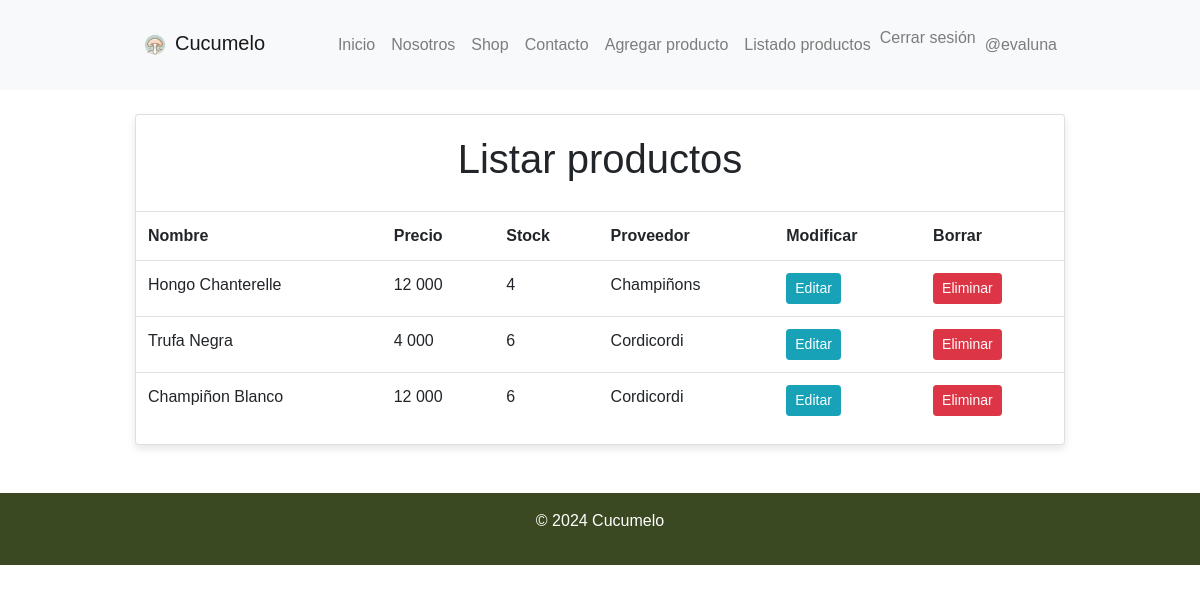
The app's page /listar-productos/ (signed in) with its own data.
### app/models.py (models this page shows, shortened)
class Producto (models.Model):
    nombre = models.CharField(max_length=50)
    precio = models.IntegerField()
    descripcion = models.TextField(max_length=100)
    imagen = models.ImageField(upload_to="productos", null=True)
    stock = models.IntegerField(default=0)
    proveedor = models.ForeignKey(Proveedor, on_delete=models.PROTECT)

class Proveedor (models.Model):
    nombre= models.CharField(max_length=50)
    def __str__(self):
        return  self.nombre

### app/views.py (the view)
# urls.py: path('listar-productos/', listar_productos, name="listar_productos"),
def listar_productos (request):
    productos = Producto.objects.all()
    data = {
        'productos': productos
    }
    return render (request, 'app/producto/listar.html', data)

### app/templates/app/producto/listar.html
{% extends 'app/base.html' %}
{% block contenido %}
{% load humanize %}
<div class="container mt-4">
  <div class="card">
    <div class="card-body">
      <h1 class="text-center">Listar productos</h1>
    </div>
    <table class="table table-stripped table-hover table-responsive-sm">
      <tr>
        <th>Nombre</th>
        <th>Precio</th>
        <th>Stock</th>
        <th>Proveedor</th>
        <th>Modificar</th>
        <th>Borrar</th>
      </tr>
      {% for p in productos %}
      <tr>
        <td>{{ p.nombre | title }}</td>
        <td>{{ p.precio | intcomma }}</td>
        <td>{{ p.stock | intcomma }}</td>
        <td>{{ p.proveedor | title }}</td>
        <td><a href="{% url 'modificar_producto' p.id %}" class= "btn btn-info btn-sm">Editar</a></td>
        <td><a href="{% url 'eliminar_producto' p.id %}" class= "btn btn-danger btn-sm">Eliminar</a></td>
      </tr>
      {% endfor %}
    </table>
  </div>
</div>
{% endblock %}

### app/templates/app/base.html (shortened to what this page needs)
<!DOCTYPE html>
<html lang="es">
  <head>
    {% load static %}
    <link
      href="https://stackpath.bootstrapcdn.com/bootstrap/4.5.2/css/bootstrap.min.css"
      rel="stylesheet"
    />
    <link rel="stylesheet" href="{% static 'app/css/style.css' %}" />
  </head>
  <body>
<nav class="navbar navbar-expand-lg navbar-light bg-light">
  <div class="container">
    <a class="navbar-brand" href="{% url 'home' %}">
      <img
        src="{% static 'app/img/logosinfondo.png' %}"
        alt="Logo"
        height="50"
      />Cucumelo
    </a>
    <div class="collapse navbar-collapse" id="navbarNav">
      <ul class="navbar-nav ml-auto">
        <li class="nav-item">
          <a class="nav-link" href="{% url 'home' %}">Inicio</a>
        </li>
        <li class="nav-item">
          <a class="nav-link" href="{% url 'somos' %}">Nosotros</a>
        </li>
        <li class="nav-item">
          <a class="nav-link" href="{% url 'shop' %}">Shop</a>
        </li>
        <li class="nav-item">
          <a class="nav-link" href="{% url 'contacto' %}">Contacto</a>
        </li>
        <li class="nav-item">
          <a class="nav-link" href="{% url 'agregar_producto' %}">Agregar producto</a>
        </li>
        <li class="nav-item">
          <a class="nav-link" href="{% url 'listar_productos' %}">Listado productos</a>
        </li>
        {% if user.is_authenticated %}
        <li class="nav-item">
          <form action="{% url 'logout' %}" method="post">
            <button type="submit" class="btn btn-link nav-link" style="padding: 0;">Cerrar sesión</button>
          </form>
        </li>
        <li class="nav-item">
          <a class="nav-link" href="#">@{{ user.username }}</a>
        </li>
        {% endif %}
      </ul>
    </div>
  </div>
</nav>
    <div id="contenido">{% block contenido %} {% endblock %}</div>
    <footer class="text-center mt-5 py-3">
      <p>&copy; 2024 Cucumelo</p>
    </footer>
  </body>
</html>

### app/Static/App/css/style.css (style rules this page uses)
body { font-family: Arial, sans-serif; margin: 0; padding: 0; }
.navbar { padding: 20px 0; background-color: #556B2F; }
.navbar-brand img { height: 40px; }
.navbar-nav .nav-link { padding: 0.5rem 1rem; }
.container { width: 80%; margin: 0 auto; }
.card { margin-bottom: 20px; box-shadow: 0 4px 8px rgba(0, 0, 0, 0.1); transition: box-shadow 0.3s ease-in-out; }
footer { background-color: #3a4921; color: #ffffff; }

### records on screen
Producto: nombre "Hongo Chanterelle", precio "12 000", stock "4", proveedor "Champiñons"
Producto: nombre "Trufa Negra", precio "4 000", stock "6", proveedor "Cordicordi"
Producto: nombre "Champiñon Blanco", precio "12 000", stock "6", proveedor "Cordicordi"

### other values on screen
{{ user.username }} "evaluna"
